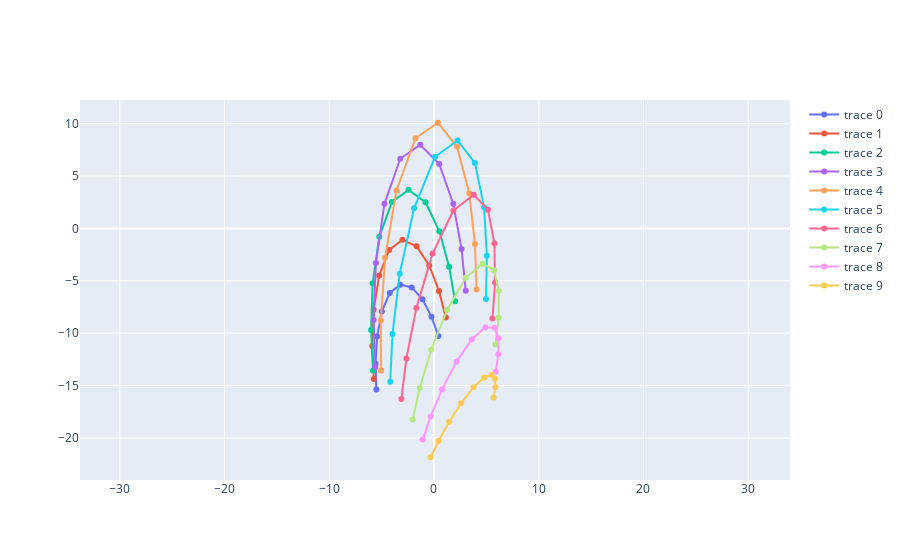

The code cell stored with this chart in its notebook:
### Code cell
## Plotting projected points
## Calculating remaining visible points that are not masked by the edges of the camera frame
# !Code needs organising

dist_ip = 50
img = np.empty([s_ph.shape[0], 2, s_ph.shape[2]])


theta_img_yz = quadrant(s_ph[:, 2, :], s_ph[:, 1, :]) #* -1
img[:, 1, :] = np.tan(theta_img_yz) * dist_ip

theta_img_xy = quadrant(s_ph[:, 0, :], s_ph[:, 1, :]) #* -1
img[:, 0, :] = np.tan(theta_img_xy) * dist_ip

#in_frame = np.swapaxes(img, 0, 1)[:, selection]
#in_frame = np.where((img[:, 0] > (-frame_size[0] / 2)) & (img[:, 0] < (frame_size[0] / 2)))#, img[0, 0])
#print(img[:, 0][(img[:, 0] > ((-frame_size[0]) / 2)) & (img[:, 0] < (frame_size[0] / 2))])
#print(img[0, 0, (img[0, 0, :] > (-frame_size[0] / 2)) & (img[0, 0, :] < (frame_size[0] / 2))])



# fig4: All projected points
fig4 = go.Figure()

for slice in range(s_ph.shape[2]):
  fig4.add_trace(go.Scatter(x=img[slice, 0],
                            y=img[slice, 1]))

#fig4.add_trace(go.Scatter(x=[5.86],
 #                         y=[-15.222]))


fig4.update_yaxes(scaleanchor="x",
                  scaleratio=1
                  )
fig4.update_layout(xaxis=dict(tickmode='linear', dtick=10))
fig4.show()

### Figure 1 — Plotly figure (JSON) as saved in the notebook; plotly's stock layout.template omitted (floating-point values rounded to 4 significant figures)
{"data": [{"type": "scatter", "x": [0.4253, -0.2372, -1.099, -2.127, -3.219, -4.221, -4.983, -5.431, -5.579, -5.501], "y": [-10.28, -8.425, -6.769, -5.637, -5.372, -6.169, -7.936, -10.32, -12.91, -15.38]}, {"type": "scatter", "x": [1.132, 0.4773, -0.4556, -1.657, -3.007, -4.277, -5.232, -5.757, -5.891, -5.752], "y": [-8.513, -5.975, -3.544, -1.716, -1.09, -2.059, -4.49, -7.779, -11.23, -14.37]}, {"type": "scatter", "x": [2.015, 1.444, 0.5171, -0.8106, -2.427, -4.018, -5.221, -5.859, -6.001, -5.821], "y": [-6.965, -3.66, -0.2749, 2.499, 3.677, 2.518, -0.7957, -5.237, -9.708, -13.58]}, {"type": "scatter", "x": [3.028, 2.635, 1.836, 0.5036, -1.308, -3.225, -4.728, -5.546, -5.764, -5.612], "y": [-5.959, -1.973, 2.348, 6.147, 7.986, 6.644, 2.353, -3.298, -8.745, -13.24]}, {"type": "scatter", "x": [4.061, 3.913, 3.363, 2.2, 0.3694, -1.772, -3.582, -4.665, -5.074, -5.056], "y": [-5.826, -1.503, 3.349, 7.796, 10.08, 8.602, 3.624, -2.803, -8.792, -13.56]}, {"type": "scatter", "x": [4.957, 5.05, 4.786, 3.906, 2.261, 0.1096, -1.899, -3.271, -3.963, -4.181], "y": [-6.747, -2.622, 2.012, 6.253, 8.386, 6.844, 1.927, -4.328, -10.09, -14.63]}, {"type": "scatter", "x": [5.582, 5.83, 5.772, 5.154, 3.796, 1.854, -0.1381, -1.682, -2.636, -3.114], "y": [-8.612, -5.175, -1.45, 1.784, 3.206, 1.71, -2.404, -7.59, -12.42, -16.3]}, {"type": "scatter", "x": [5.88, 6.173, 6.194, 5.736, 4.65, 3.031, 1.254, -0.2725, -1.36, -2.032], "y": [-11.07, -8.542, -5.989, -3.988, -3.37, -4.717, -7.777, -11.59, -15.23, -18.25]}, {"type": "scatter", "x": [5.888, 6.143, 6.155, 5.775, 4.906, 3.61, 2.134, 0.7662, -0.3158, -1.078], "y": [-13.68, -12.02, -10.5, -9.49, -9.437, -10.58, -12.74, -15.38, -17.95, -20.16]}, {"type": "scatter", "x": [5.69, 5.871, 5.842, 5.502, 4.798, 3.776, 2.591, 1.435, 0.4477, -0.315], "y": [-16.15, -15.16, -14.37, -13.99, -14.23, -15.18, -16.69, -18.49, -20.27, -21.85]}], "layout": {"xaxis": {"dtick": 10, "tickmode": "linear"}, "yaxis": {"scaleanchor": "x", "scaleratio": 1}}}
